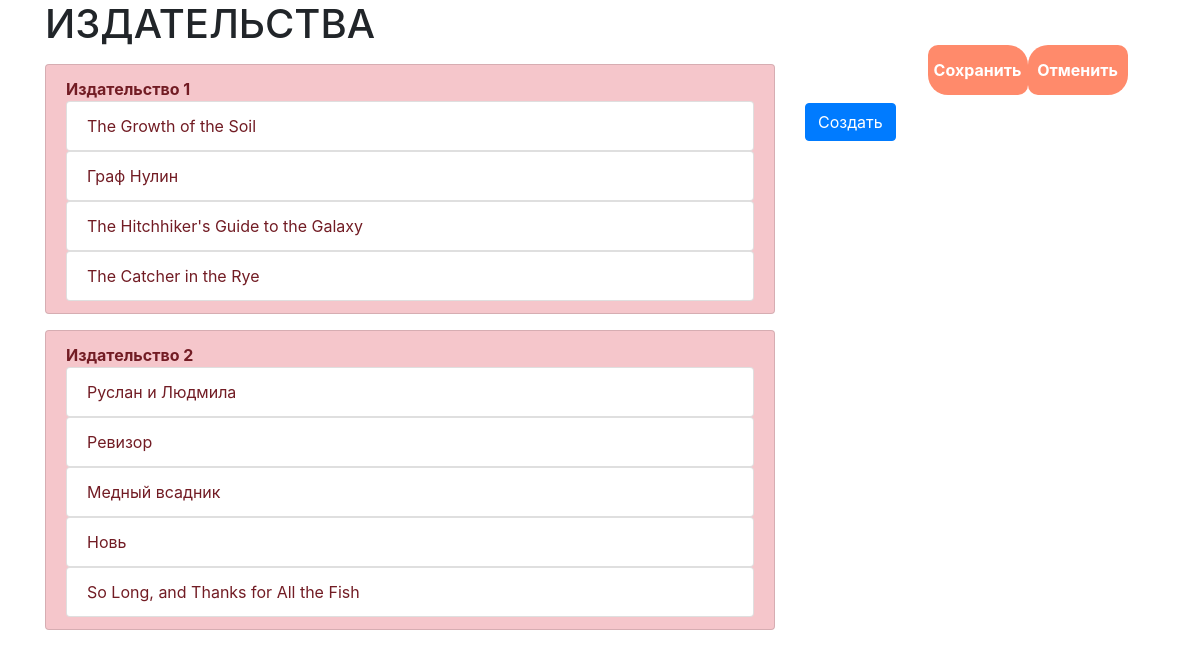
The page /pubhouse/ on the database as committed earlier.
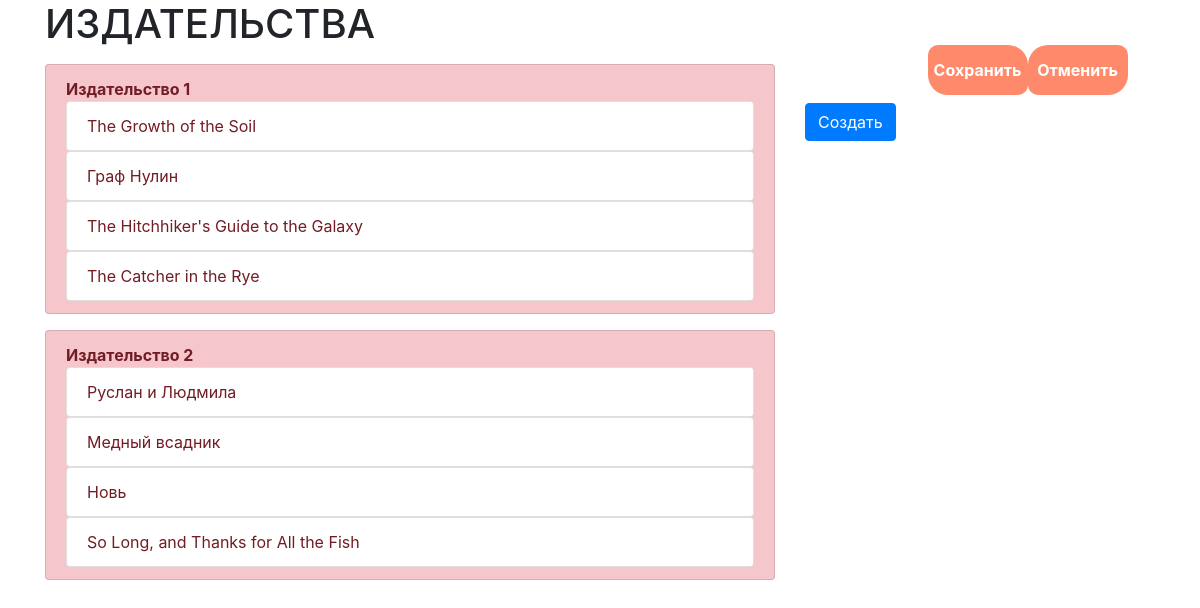
The same page on the database as committed later.
### p_library/models.py (models this page shows, shortened)
class PublishingHouse(models.Model):
    full_name = models.CharField(default="Empty", max_length=100)
    count_book = models.IntegerField(null=True)

class Book(models.Model):
    ISBN = models.CharField(max_length=13)
    title = models.CharField(max_length=100)
    description = models.TextField()
    year_release = models.SmallIntegerField()
    price = models.FloatField()
    copy_count = models.SmallIntegerField(default=1)
    author = models.ForeignKey(Author, on_delete=models.CASCADE, null=True, verbose_name="Вербос_нэйм")
    publishing_house = models.ForeignKey(PublishingHouse, on_delete=models.CASCADE, verbose_name="Издательство",
                                         null=True, related_name="books", blank=True)
    authors = models.ManyToManyField(
        Author,
        through='Inspiration',
        through_fields=('book', 'author'),
        related_name='authors',
    )

### p_library/views.py (the view)
# urls.py: path('pubhouse/', views.publishing_house),
def publishing_house(request):
    template = loader.get_template('publishinghouse.html')
    pub_houses = PublishingHouse.objects.all()
    data = {
        "pub_houses": pub_houses
    }
    return HttpResponse(template.render(data, request))

### p_library/templates/publishinghouse.html (shortened to what this page needs)
<!DOCTYPE html>
<html lang="en">
<head>
    <link rel="stylesheet" href="/static/css/bootstrap.min.css" type="text/css">
</head>
<body class="container">
    <div class="row">
        <div class="col-8">
            <div class="">
                <h1 class="">ИЗДАТЕЛЬСТВА</h1>
            </div>
            {% for pub_house in pub_houses %}
                <div class="">
                    <ul class="list-group mt-3">
                        <li class="list-group-item list-group-item-danger font-weight-bold">
                        {{ pub_house.full_name }}
                            {% for book in pub_house.books.all %}
                            <ul class="list-group">
                                <li class="list-group-item font-weight-normal">{{book.title}}</li>
                            </ul>
                            {% endfor %}
                        </li>
                    </ul>
                </div>
            {% endfor %}
        </div>
        <div class="col-4">
           {% include "author_list.html"  %}
        </div>
    </div>
</body>
</html>

Rows that differ between the two databases and show on the page:
removed Book: title "Ревизор", shown under PublishingHouse "Издательство 2"
